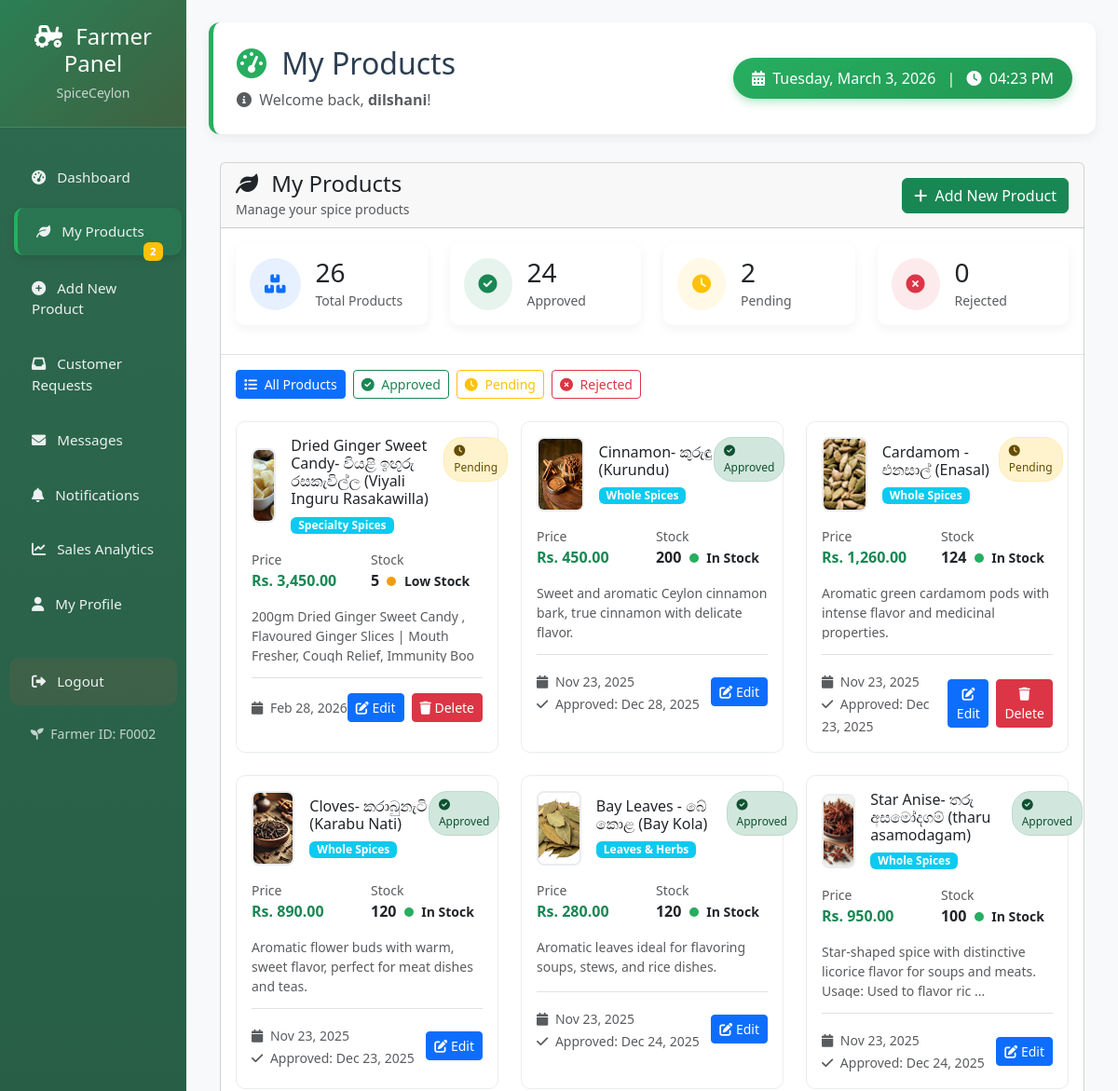
The app's page /farmer/manage_products.php (signed in, upper part), older data.
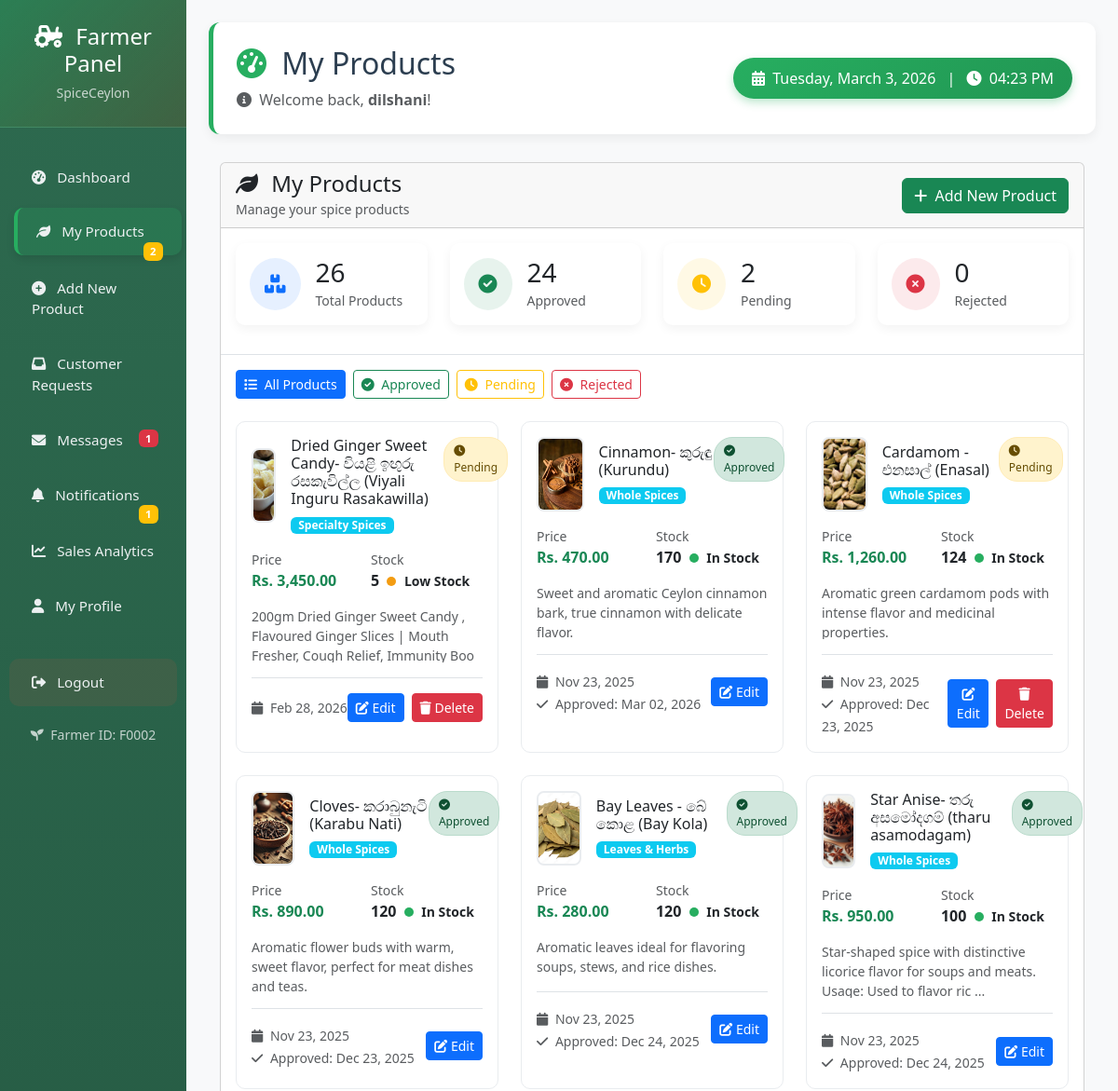
The same page, newer data.
### tables this page shows
CREATE TABLE `products` (
  `product_id` int(11) NOT NULL,
  `farmer_id` int(11) DEFAULT NULL,
  `name` varchar(255) DEFAULT NULL,
  `description` text DEFAULT NULL,
  `category` varchar(100) DEFAULT 'Spices',
  `price` decimal(10,2) DEFAULT NULL,
  `stock` int(11) DEFAULT NULL,
  `image` varchar(255) DEFAULT NULL,
  `status` enum('Pending','Approved','Rejected') DEFAULT 'Pending',
  `created_at` timestamp NOT NULL DEFAULT current_timestamp(),
  `admin_approved` enum('pending','approved','rejected') NOT NULL DEFAULT 'pending',
  `approved_by` int(11) DEFAULT NULL,
  `approved_at` datetime DEFAULT NULL,
  `rejection_reason` text DEFAULT NULL
);

### farmer/manage_products.php (the view, shortened to what the changed rows need)
<?php
$page_title = "My Products";
include 'header.php';
$image_base_url = '/SpiceCeylon/assets/images/products/';
$image_base_path = $_SERVER['DOCUMENT_ROOT'] . $image_base_url;
$products_query = $conn->prepare("
    SELECT p.*,
           a.username as approved_by_admin,
           CASE
               WHEN p.admin_approved = 'approved' THEN 'Approved'
               WHEN p.admin_approved = 'rejected' THEN 'Rejected'
               WHEN p.admin_approved = 'pending' THEN 'Pending'
               ELSE 'Pending'
           END as approval_status
    FROM products p
    LEFT JOIN admins a ON p.approved_by = a.admin_id
    WHERE p.farmer_id = ?
    ORDER BY p.created_at DESC
");
$products_query->bind_param("i", $farmer_id);
$products_query->execute();
$products = $products_query->get_result();
function getImageUrl($image_filename) {
    global $image_base_url;
    return $image_base_url . $image_filename;
}
?>
<div class="container-fluid">
    <div class="row mb-4">
        <div class="col-12">
            <div class="card">
                <div class="card-body">
                    <?php
                    $filtered_products = [];
                    $products->data_seek(0);
                    while($product = $products->fetch_assoc()) {
                        if (!isset($_GET['status']) || $_GET['status'] == 'all') {
                            $filtered_products[] = $product;
                        } elseif ($_GET['status'] == 'approved' && $product['approval_status'] == 'Approved') {
                            $filtered_products[] = $product;
                        } elseif ($_GET['status'] == 'pending' && $product['approval_status'] == 'Pending') {
                            $filtered_products[] = $product;
                        } elseif ($_GET['status'] == 'rejected' && $product['approval_status'] == 'Rejected') {
                            $filtered_products[] = $product;
                        }
                    }
                    if(count($filtered_products) > 0):
                    ?>
                    <div class="row">
                        <?php foreach($filtered_products as $product):
                            $stock_class = $product['stock'] == 0 ? 'stock-out' : ($product['stock'] < 10 ? 'stock-low' : 'stock-good');
                            $approval_class = 'badge-' . strtolower($product['approval_status']);
                            $image_url = getImageUrl($product['image']);
                            $image_exists = $image_url && file_exists($image_base_path . $product['image']);
                        ?>
                        <div class="col-md-6 col-lg-4 mb-4">
                            <div class="product-card p-3 h-100">
                                <div class="d-flex justify-content-between align-items-start mb-3">
                                    <div class="d-flex align-items-center">
                                        <div class="product-image-container me-3">
                                            <?php if($image_url && $image_exists): ?>
                                                <img src="<?php echo $image_url; ?>"
                                                     alt="<?php echo htmlspecialchars($product['name']); ?>"
                                                     class="product-image">
                                            <?php else: ?>
                                                <div class="w-100 h-100 d-flex align-items-center justify-content-center bg-light">
                                                    <i class="fas fa-leaf fa-2x text-muted"></i>
                                                </div>
                                            <?php endif; ?>
                                        </div>
                                        <div>
                                            <h6 class="mb-1"><?php echo htmlspecialchars($product['name']); ?></h6>
                                            <span class="badge bg-info category-badge"><?php echo htmlspecialchars($product['category']); ?></span>
                                        </div>
                                    </div>
                                    <span class="status-badge <?php echo $approval_class; ?>">
                                        <?php if($product['approval_status'] == 'Approved'): ?>
                                            <i class="fas fa-check-circle me-1"></i>
                                        <?php elseif($product['approval_status'] == 'Pending'): ?>
                                            <i class="fas fa-clock me-1"></i>
                                        <?php else: ?>
                                            <i class="fas fa-times-circle me-1"></i>
                                        <?php endif; ?>
                                        <?php echo $product['approval_status']; ?>
                                    </span>
                                </div>
                                <div class="mb-3">
                                    <div class="row g-2">
                                        <div class="col-6">
                                            <small class="text-muted d-block">Price</small>
                                            <div class="fw-bold text-success">Rs. <?php echo number_format($product['price'], 2); ?></div>
                                        </div>
                                        <div class="col-6">
                                            <small class="text-muted d-block">Stock</small>
                                            <div class="fw-bold">
                                                <?php echo $product['stock']; ?>
                                                <small class="ms-1">
                                                    <span class="stock-indicator <?php echo $stock_class; ?>"></span>
                                                    <?php
                                                    if($product['stock'] == 0) {
                                                        echo 'Out of Stock';
                                                    } elseif($product['stock'] < 10) {
                                                        echo 'Low Stock';
                                                    } else {
                                                        echo 'In Stock';
                                                    }
                                                    ?>
                                                </small>
                                            </div>
                                        </div>
                                    </div>
                                </div>
                                <p class="small text-muted mb-3" style="max-height: 60px; overflow: hidden; text-overflow: ellipsis;">
                                    <?php echo htmlspecialchars(substr($product['description'], 0, 100)); ?>
                                </p>
                                <div class="d-flex justify-content-between align-items-center mt-3 pt-3 border-top">
                                    <div>
                                        <small class="text-muted">
                                            <i class="fas fa-calendar me-1"></i>
                                            <?php echo date('M d, Y', strtotime($product['created_at'])); ?>
                                        </small>
                                        <?php if($product['approved_at']): ?>
                                        <br>
                                        <small class="text-muted">
                                            <i class="fas fa-check me-1"></i>
                                            Approved: <?php echo date('M d, Y', strtotime($product['approved_at'])); ?>
                                        </small>
                                        <?php endif; ?>
                                    </div>
                                    <div class="d-flex gap-2">
                                        <a href="edit_product.php?id=<?php echo $product['product_id']; ?>"
                                           class="btn btn-sm btn-primary">
                                            <i class="fas fa-edit"></i> Edit
                                        </a>
                                    </div>
                                </div>
                            </div>
                        </div>
                        <?php endforeach; ?>
                    </div>
                    <?php endif; ?>
                </div>
            </div>
        </div>
    </div>
</div>
<?php
include 'footer.php';
?>

### farmer/header.php (shortened to what the changed rows need)
<?php
require_once '../config/db.php';
$farmer_id = $_SESSION['user_id'];
?>
<!DOCTYPE html>
<html lang="en">
<head>
    <link href="https://cdn.jsdelivr.net/npm/bootstrap@5.3.0/dist/css/bootstrap.min.css" rel="stylesheet">
    <link rel="stylesheet" href="https://cdnjs.cloudflare.com/ajax/libs/font-awesome/6.0.0/css/all.min.css">
</head>
<body>
    <div class="container-fluid">
        <div class="row">
            <nav class="col-md-2 d-md-block sidebar p-0">
                <ul class="nav flex-column mt-4">
<li class="nav-item">
    <a class="nav-link" href="messages.php">
        <i class="fas fa-envelope me-2"></i>
        Messages
        <?php
        $unread_msg_query = "SELECT COUNT(*) as count FROM messages WHERE receiver_id = ? AND receiver_role = 'farmer' AND is_read = FALSE";
        $unread_msg_stmt = $conn->prepare($unread_msg_query);
        $unread_msg_stmt->bind_param("i", $farmer_id);
        $unread_msg_stmt->execute();
        $unread_msg_result = $unread_msg_stmt->get_result();
        $unread_msg_count = $unread_msg_result->fetch_assoc()['count'];
        ?>
        <?php if($unread_msg_count > 0): ?>
        <span class="badge bg-danger float-end"><?php echo $unread_msg_count; ?></span>
        <?php endif; ?>
    </a>
</li>
<li class="nav-item">
    <a class="nav-link" href="notifications.php">
        <i class="fas fa-bell me-2"></i>
        Notifications
        <?php
        $unread_notif_query = "SELECT COUNT(DISTINCT n.notification_id) as count
                              FROM notifications n
                              LEFT JOIN user_notification_status uns ON n.notification_id = uns.notification_id AND uns.user_id = ?
                              WHERE (n.target_roles = 'all' OR n.target_roles = 'farmers')
                              AND (uns.is_read IS NULL OR uns.is_read = FALSE)
                              AND (n.expires_at IS NULL OR n.expires_at > NOW())";
        $unread_notif_stmt = $conn->prepare($unread_notif_query);
        $unread_notif_stmt->bind_param("i", $farmer_id);
        $unread_notif_stmt->execute();
        $unread_notif_result = $unread_notif_stmt->get_result();
        $unread_notif_count = $unread_notif_result->fetch_assoc()['count'];
        ?>
        <?php if($unread_notif_count > 0): ?>
        <span class="badge bg-warning float-end"><?php echo $unread_notif_count; ?></span>
        <?php endif; ?>
    </a>
</li>
                </ul>
            </nav>
            <div class="col-md-10 p-4" style="background: #f8f9fa; min-height: 100vh;">
                <div class="dashboard-header" style="background: white; padding: 25px; border-radius: 12px; margin-bottom: 30px; box-shadow: 0 4px 12px rgba(0,0,0,0.06); border-left: 5px solid var(--farmer-green);">
                    <div class="d-flex justify-content-between align-items-center">
                        <div>
                            <h2 class="mb-2" style="color: var(--farmer-dark);">
                                <i class="fas fa-tachometer-alt me-2" style="color: var(--farmer-green);"></i>
                                <?php echo isset($page_title) ? $page_title : 'Farmer Dashboard'; ?>
                            </h2>
                        </div>
                    </div>
                </div>

Row changes from the older to the newer data that the page shows:
changed products "Cinnamon- කුරුඳු (Kurundu)": price "450.00" → "470.00"; stock "200" → "170"; approved_at "Dec 28, 2025" → "Mar 02, 2026"
Text that changed along with them:
$unread_msg_count: (not shown) → "1"
$unread_notif_count: (not shown) → "1"
